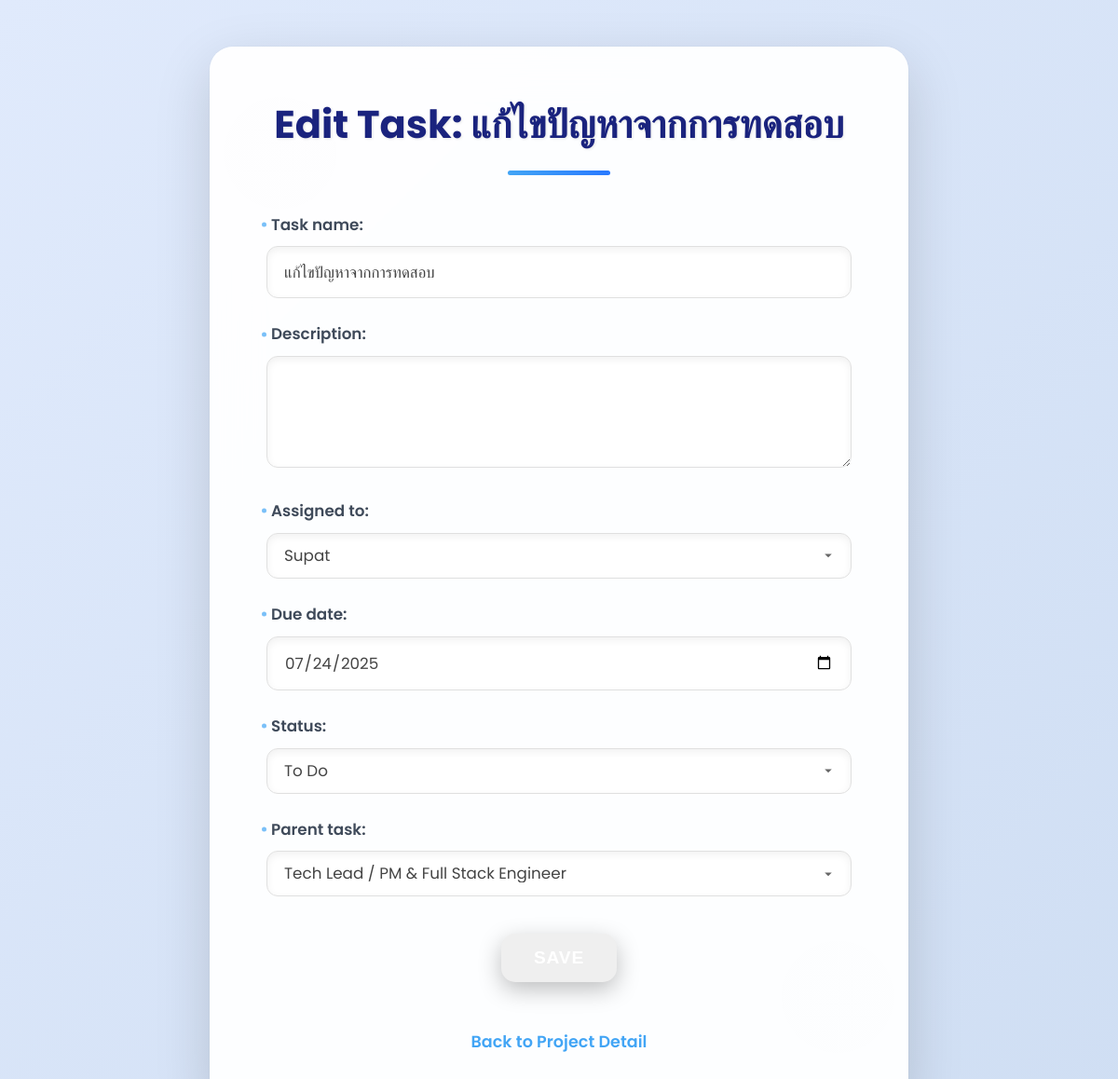
Page /task/16/edit/ (signed in) on the committed database.
### MyTasks/models.py (models this page shows)
class Task(models.Model):
    STATUS_CHOICES = [
        ('to_do', 'To Do'),
        ('in_progress', 'In Progress'),
        ('completed', 'Completed'),
        ('on_hold', 'On Hold'),
    ]
    project = models.ForeignKey(Project, on_delete=models.CASCADE, related_name='tasks')
    task_name = models.CharField(max_length=200)
    description = models.TextField(blank=True, null=True)
    assigned_to = models.ForeignKey(User, on_delete=models.SET_NULL, null=True, blank=True)
    due_date = models.DateField(null=True, blank=True)
    status = models.CharField(max_length=20, choices=STATUS_CHOICES, default='to_do')
    parent_task = models.ForeignKey('self', on_delete=models.CASCADE, null=True, blank=True, related_name='subtasks')
    def __str__(self):
        return self.task_name
    class Meta:
        ordering = ['due_date'] # เรียงตาม due_date โดย default

### MyTasks/views.py (the view, shortened to what this page needs)
# urls.py: path('task/<int:pk>/edit/', TaskUpdateView.as_view(), name='task-edit'),
class TaskUpdateView(LoginRequiredMixin, UpdateView):
    model = Task
    form_class = TaskForm
    template_name = 'MyTasks/task_form.html'
    def get_form_kwargs(self):
        kwargs = super().get_form_kwargs()
        kwargs['project_instance'] = self.object.project
        return kwargs
    def get_context_data(self, **kwargs):
        context = super().get_context_data(**kwargs)
        context['form_title'] = f"Edit Task: {self.object.task_name}"
        context['task'] = self.object
        return context

### MyTasks/templates/MyTasks/task_form.html (shortened to what this page needs)
<!DOCTYPE html>
<html lang="en">
<head>
</head>
<body>
    <div class="dashboard-container">
        <div class="header">
            <h1>{{ form_title }}</h1>
            <span class="header-underline"></span>
        </div>
        <form method="post">
            {{ form.as_p }}
            <button type="submit">Save</button>
        </form>
        <div class="back-link">
            {% if task %}
                <a href="{% url 'project-detail' pk=task.project.pk %}">Back to Project Detail</a>
            {% elif project %}
                <a href="{% url 'project-detail' pk=project.pk %}">Back to Project Detail</a>
            {% else %}
                <a href="{% url 'project-list' %}">Back to Project List</a>
            {% endif %}
        </div>
    </div>
</body>
</html>

### MyTasks/templates/MyTasks/task_form.html (style rules this page uses)
body { font-family: 'Poppins', sans-serif; background: linear-gradient(135deg, #e0eafc 0%, #cfdef3 100%); margin: 0; padding: 50px 20px; color: #333; display: flex; justify-content: center; align-items: center; min-height: 100vh; box-sizing: border-box; line-height: 1.6; }
.dashboard-container { width: 100%; max-width: 750px; background: rgba(255,255,255,0.95); backdrop-filter: blur(25px); border: 1px solid rgba(255,255,255,0.6); border-radius: 25px; box-shadow: 0 20px 60px rgba(0,0,0,0.15), 0 0 0 1px rgba(0,0,0,0.02); padding: 50px 60px; box-sizing: border-box; position: relative; overflow: hidden; }
.dashboard-container::before { content: ''; position: absolute; top: 0; left: 0; right: 0; bottom: 0; background: radial-gradient(circle at 10% 10%, rgba(255,255,255,0.05) 0%, transparent 20%), radial-gradient(circle at 90% 90%, rgba(255,255,255,0.05) 0%, transparent 20%); z-index: 0; pointer-events: none; }
.header { text-align: center; margin-bottom: 40px; position: relative; z-index: 1; }
.header h1 { font-size: 2.6rem; font-weight: 700; color: #1a237e; margin: 0; text-shadow: 1px 1px 3px rgba(0,0,0,0.1); }
.header-underline { display: block; width: 110px; height: 5px; background: linear-gradient(90deg, #42a5f5, #2979ff); margin:15px auto 0; border-radius:3px; }
form { margin-top: 25px; position: relative; z-index: 1; }
form p { margin-bottom: 25px; }
label { display: block; font-weight: 600; color: #3f4a5a; margin-bottom: 10px; font-size: 1.05rem; position: relative; padding-left: 5px; }
label::before { content: ''; position: absolute; left: -5px; top: 50%; transform: translateY(-50%); width: 5px; height: 5px; background: #42a5f5; border-radius: 50%; opacity: 0.7; }
input[type="text"], input[type="date"], textarea, select { width: 100%; padding: 14px 18px; border: 1px solid #e0e0e0; border-radius: 12px; background: #ffffff; font-family: 'Poppins', sans-serif; font-size: 1.05rem; color: #444; box-shadow: inset 0 3px 8px rgba(0,0,0,0.06); transition: border-color 0.3s ease, box-shadow 0.3s ease, background-color 0.3s ease; box-sizing: border-box; -webkit-appearance: none; -moz-appearance: none; appearance: none; }
textarea { resize: vertical; min-height: 120px; line-height: 1.6; }
select { background-repeat: no-repeat; background-position: right 15px center; padding-right: 40px; cursor: pointer; }
select option { background-color: #ffffff; color: #444; }
button[type="submit"] { background: linear-gradient(45deg, #007bff 0%); color: white; padding: 15px 35px; border: none; border-radius: 15px; font-size: 1.2rem; font-weight: 700; cursor: pointer; transition: all 0.3s cubic-bezier(0.25, 0.46, 0.45, 0.94); box-shadow: 0 8px 25px rgba(0,0,0,0.25); display: block; margin: 40px auto 0; letter-spacing: 0.8px; text-transform: uppercase; position: relative; overflow: hidden; }
button[type="submit"]::before { content: ''; position: absolute; top: 50%; left: 50%; width: 300%; height: 300%; background: rgba(255,255,255,0.15); border-radius: 50%; transition: all 0.4s ease-in-out; transform: translate(-50%, -50%) scale(0); opacity: 0; }
.back-link { display:block; text-align:center; margin-top:50px; font-size:1.1rem; position: relative; z-index: 1; }
.back-link a { color:#42a5f5; text-decoration:none; font-weight:600; transition:color 0.2s ease, transform 0.2s ease; }

### rows in the picture
Task: task_name "แก้ไขปัญหาจากการทดสอบ", assigned_to "Supat", due_date "07/24/2025", status "To Do", parent_task "Tech Lead / PM & Full Stack Engineer"
